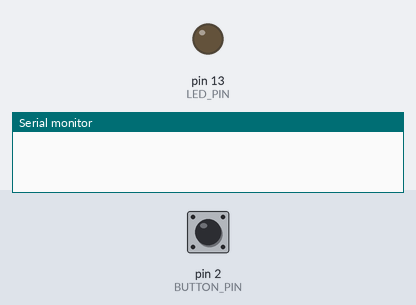
Bench run of a sketch on a simulated Arduino Uno, built with avr-gcc and run on an emulated ATmega328P. Parts: output pins drawn as LEDs (lit = HIGH), the last lines printed to the serial monitor. The test bench sets the inputs (shaded band); at power-on: pin 2 (BUTTON_PIN) LOW.

Above: at 1.2 s.
1.3 s: pin 2 (BUTTON_PIN) pulled HIGH for 0.15 s
At 1.37 s:
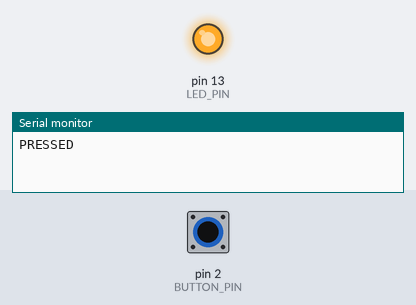
2.9 s: pin 2 (BUTTON_PIN) pulled HIGH for 3.2 s
At 7.3 s:
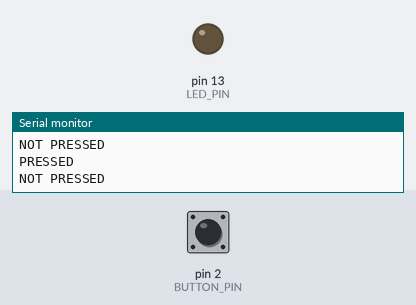
Timing chart, 0 to 8.8 s (numbered marks = the images above; inputs shaded):
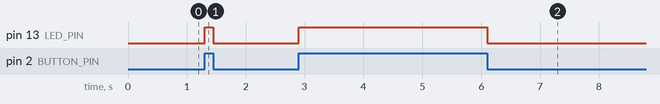

Measured:
- after the input at 1.3 s, pin 13 (LED_PIN): LOW → HIGH at once, → LOW 0.15 s later
- after the input at 2.9 s, pin 13 (LED_PIN): LOW → HIGH at once, → LOW 3.2 s later

The sketch:

step4_buttonled_naive.ino
```cpp
#define BUTTON_PIN 2
#define LED_PIN 13

bool ledAlreadyOn;

void setup() {
  pinMode(LED_PIN, OUTPUT);
  pinMode(BUTTON_PIN, INPUT);
  ledAlreadyOn = false;
  Serial.begin(9600);
}

void loop() {
  int buttonState = digitalRead(BUTTON_PIN);
  if (buttonState == HIGH && !ledAlreadyOn) {
    Serial.println("PRESSED");
    digitalWrite(LED_PIN, HIGH);
    ledAlreadyOn = true;
  } else if (buttonState == LOW && ledAlreadyOn) {
    Serial.println("NOT PRESSED");
    digitalWrite(LED_PIN, LOW);
    ledAlreadyOn = false;
  }
}
```
